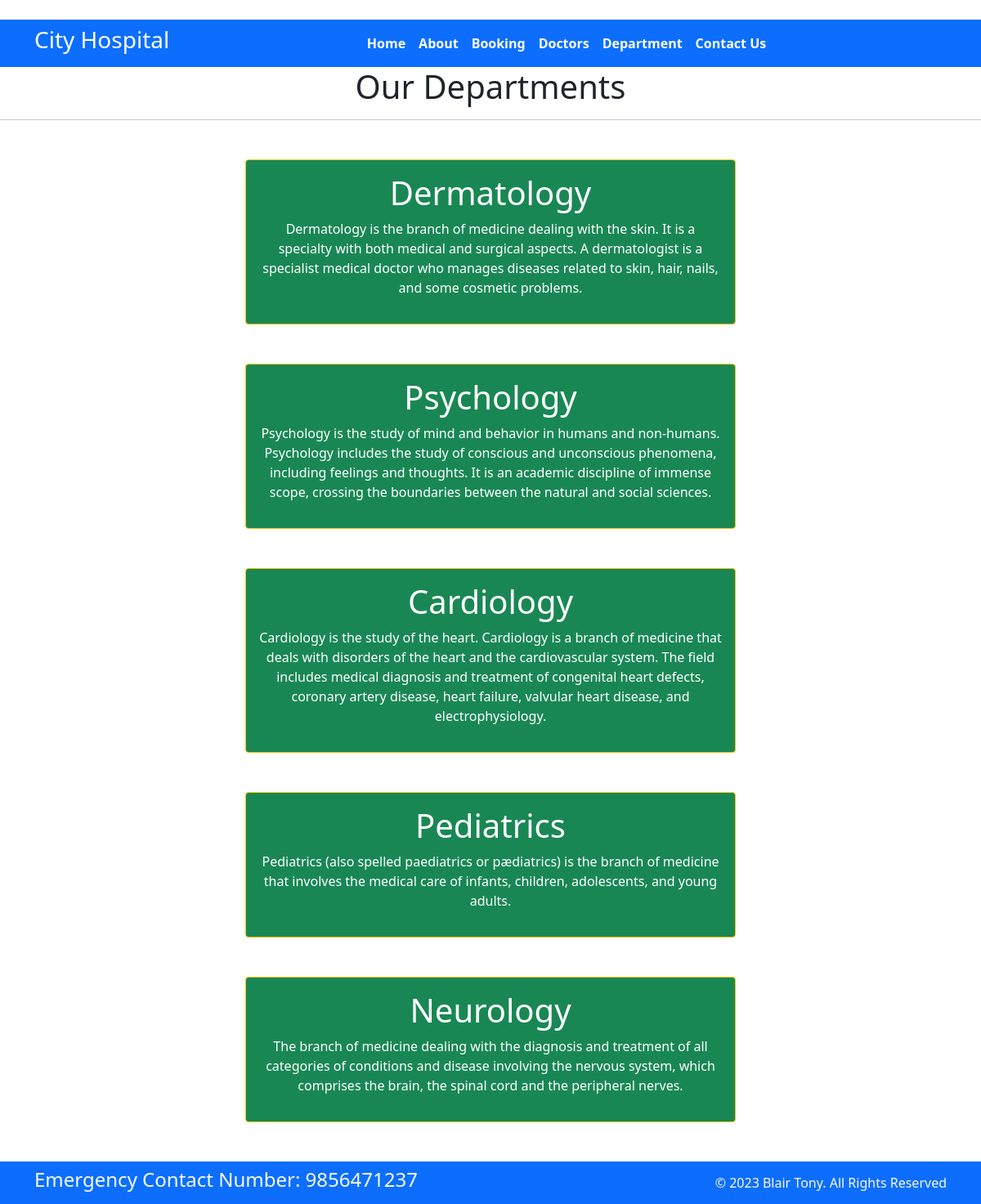
Page /department/ on the committed database.
### home/models.py (models this page shows, shortened)
class Departments(models.Model):
    dep_name = models.CharField(max_length=100)
    dep_decription= models.TextField()

### home/views.py (the view)
# urls.py: path('department/',views.department,name="department"),
def department(request):
    dict_dept={
        'dept':Departments.objects.all()
    }
    return render(request, 'department.html',dict_dept)

### templates/department.html (shortened to what this page needs)
{% extends "base.html" %}
{% block content%}
<h1 class="text-center"> Our Departments </h1>
<hr>
{% for d in dept %}
<div class="mx-auto w-50 bg-success text-center text-white p-3 my-5 border border-warning rounded">
    <h1>{{d.dep_name}}</h1>
    <p>{{d.dep_decription}}</p>
</div>
{% endfor %}
{% endblock %}

### templates/base.html (shortened to what this page needs)
{% load static %}
<!DOCTYPE html>
<html>
  <head>
    <link rel="stylesheet"
      href=" https://cdn.jsdelivr.net/npm/bootstrap@5.1.3/dist/css/bootstrap.min.css ">
    <link rel="stylesheet"
      href="https://use.fontawesome.com/releases/v5.2.0/css/all.css">
    <link rel="stylesheet" href="{% static 'C:\Users\HP\Downloads\python\HOSPTAL\DJANGO COURSE\django_tutorial\static\css\style.css'%}">
  </head>
  <body>
    <nav class="navbar bg-primary navbar-expand-md ">
      <div class="container">
        <div class="col-2 text-left pl-md-0">
          <h3 class="text-white"> City Hospital </h3>
        </div>
        <div
          class="collapse navbar-collapse justify-content-center col-md-8 navbar-collapse-3">
          <ul class="navbar-nav justify-content-center  fw-bold">
            <li class="nav-item active">
              <a class="nav-link text-white" href="{% url 'home'%}">Home </a>
            </li>
            <li class="nav-item">
              <a class="nav-link text-white" href="{% url 'about'%}">About</a>
            </li>
            <li class="nav-item">
              <a class="nav-link text-white" href="{% url 'booking'%}">Booking</a>
            </li>
            <li class="nav-item">
              <a class="nav-link text-white"href="{% url 'doctors'%}">Doctors</a>
            </li>
			       <li class="nav-item">
              <a class="nav-link text-white" href="{% url 'department'%}">Department</a>
            </li>
            <li class="nav-item">
              <a class="nav-link text-white" href="{% url 'contacts'%}">Contact Us</a>
            </li>
          </ul>
        </div>
      </div>
    </nav>
    {% block content%}{% endblock %}
    <section class="">
      <footer class="pt-2 pb-2  bg-primary text-light">
        <div class="container">
          <div class="row align-items-center">
            <div class="col-12 col-md-8">
              <h4>Emergency Contact Number: 9856471237</h4>
            </div>
            <div class="col-12 col-md-4 mt-4 mt-md-0 text-center text-md-end">
              © 2023 Blair Tony. All Rights Reserved
            </div>
          </div>
        </div>
      </footer>
    </section>
  </body>
</html>

### rows in the picture
Departments: dep_name "Dermatology", dep_decription "Dermatology is the branch of medicine dealing with the skin. It is a specialty with both medical and surgical aspects. A dermatologist is a specialist medical doctor who manages diseases related to skin, hair, nails, and some cosmetic problems."
Departments: dep_name "Psychology", dep_decription "Psychology is the study of mind and behavior in humans and non-humans. Psychology includes the study of conscious and unconscious phenomena, including feelings and thoughts. It is an academic discipline of immense scope, crossing the boundaries between the natural and social sciences."
Departments: dep_name "Cardiology", dep_decription "Cardiology is the study of the heart. Cardiology is a branch of medicine that deals with disorders of the heart and the cardiovascular system. The field includes medical diagnosis and treatment of congenital heart defects, coronary artery disease, heart failure, valvular heart disease, and electrophysiology."
Departments: dep_name "Pediatrics", dep_decription "Pediatrics (also spelled paediatrics or pædiatrics) is the branch of medicine that involves the medical care of infants, children, adolescents, and young adults."
Departments: dep_name "Neurology", dep_decription "The branch of medicine dealing with the diagnosis and treatment of all categories of conditions and disease involving the nervous system, which comprises the brain, the spinal cord and the peripheral nerves."
